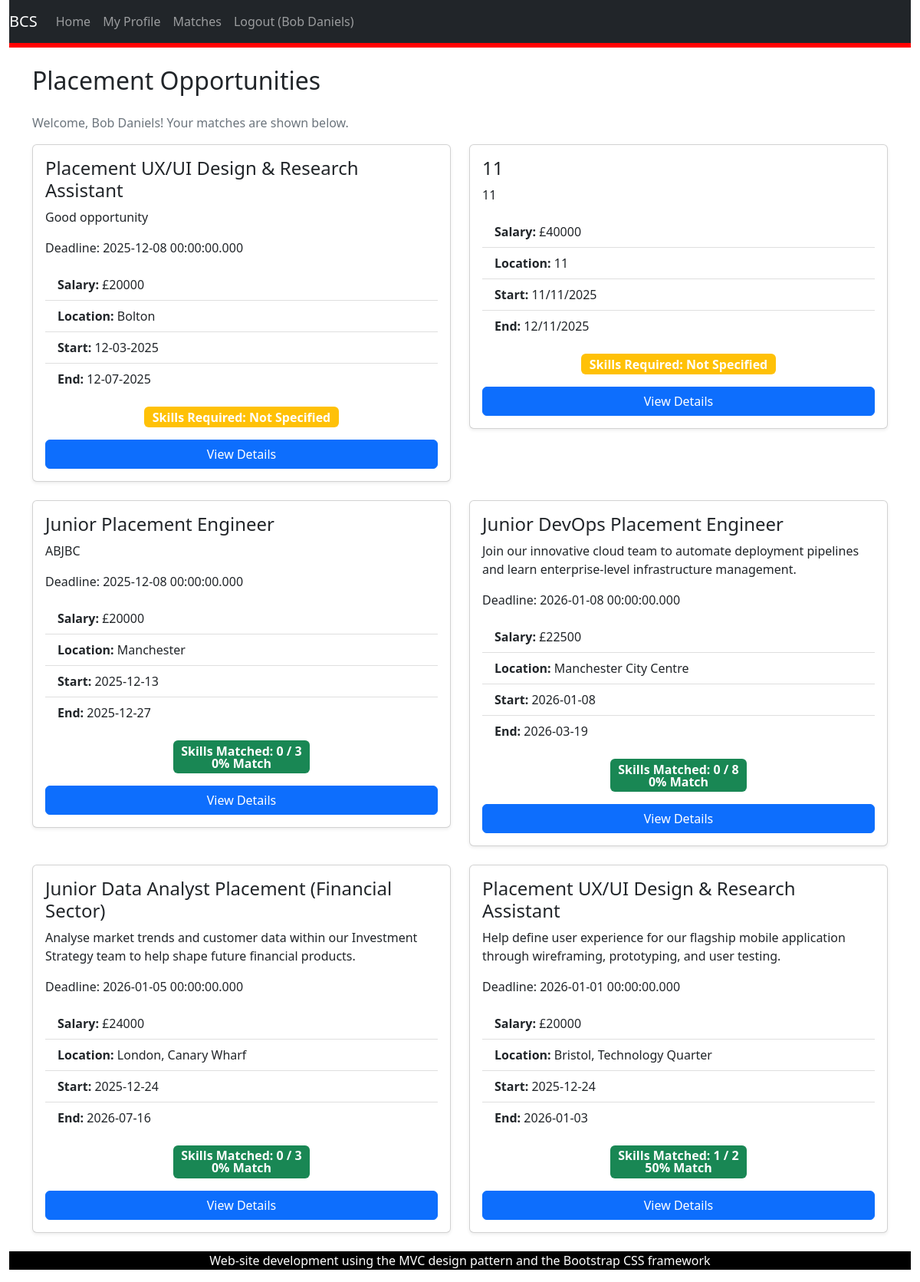
/studentMatches.php (signed in), run on the app's committed database.
### tables this page shows
CREATE TABLE "placement_opportunity"
(
    placement_ID  INTEGER
        primary key autoincrement,
    employer_ID   INTEGER
        references users,
    title         TEXT not null,
    description   TEXT not null,
    salary        INT,
    location      TEXT not null,
    start_date    DATE not null,
    end_date      DATE not null,
    status        TEXT,
    deadline      DATE,
    date_posted   DATE default NULL,
    about_company TEXT,
    what_we_offer TEXT
);

### studentMatches.php (called while the page is built, shortened)
<?php
require_once('Models/StudentDataSet.php');
require_once('Models/PlacementsDataSet.php');
$studentId = $_SESSION['user_id'];
$placementsDataSet = new PlacementsDataSet();
$studentDataSet = new StudentDataSet();
$view = new stdClass();
$view->pageTitle = 'Matched Placements';
$placements = $placementsDataSet->fetchAllPosts();
foreach ($placements as $placement) {
    $placementId = $placement->getPlacementID();
    $counts = $studentDataSet->getSkillMatchCounts($studentId, $placementId);
    $placement->matchedCount = $counts['matched_count'];
    $placement->totalRequired = $counts['total_required'];
    if ($placement->totalRequired > 0) {
        $percentage = round(($placement->matchedCount / $placement->totalRequired) * 100);
    } else {
        $percentage = 0;
    }
    $placement->matchPercentage = $percentage;
}
$view->placements = $placements;
require_once("Views/studentListings.phtml");

### Models/Database.php (called while the page is built, shortened)
<?php
class Database {
    protected static $_dbInstance = null;
    protected $_dbHandle;
    public static function getInstance() {
        if(self::$_dbInstance === null) {
            self::$_dbInstance = new self();
        }
        return self::$_dbInstance;
    }
    private function __construct() {
        try {
            $this->_dbHandle = new PDO("sqlite:identifier.sqlite");
        }
        catch (PDOException $e) {
            echo $e->getMessage();
        }
    }
    public function getdbConnection() {
        return $this->_dbHandle;
    }
}

### Models/PlacementsDataSet.php (called while the page is built, shortened)
<?php
require_once('Database.php');
require_once('PlacementsData.php');
class PlacementsDataSet {
    protected $_dbHandle, $_dbInstance;
    public function __construct() {
        $this->_dbInstance = Database::getInstance();
        $this->_dbHandle = $this->_dbInstance->getdbConnection();
    }
    public function fetchAllPosts() {
        $sqlQuery = 'SELECT * FROM placement_opportunity;';
        $statement = $this->_dbHandle->prepare($sqlQuery);
        $statement->execute();
        $dataSet = [];
        while ($row = $statement->fetch()) {
            $dataSet[] = new PlacementsData($row);
        }
        return $dataSet;
    }
}

### Models/PlacementsData.php (called while the page is built, shortened)
<?php
class PlacementsData {
    protected $placement_id, $employer_id, $title, $description,$salary, $location, $start_date, $end_date, $status, $deadline, $date_posted, $about_company, $what_we_offer;
    public function __construct($dbRow) {
        $this->placement_id = $dbRow['placement_ID'];
        $this->title = $dbRow['title'];
        $this->description = $dbRow['description'];
        $this->salary = $dbRow['salary'];
        $this->location = $dbRow['location'];
        $this->start_date = $dbRow['start_date'];
        $this->end_date = $dbRow['end_date'];
        $this->deadline = $dbRow['deadline'] ?? null;
    }
    public function getPlacementID() {
        return $this->placement_id;
    }
    public function getTitle() {
        return $this->title;
    }
    public function getDescription() {
        return $this->description;
    }
    public function getSalary() {
        return $this->salary;
    }
    public function getLocation() {
        return $this->location;
    }
    public function getStartDate() {
        return $this->start_date;
    }
    public function getEndDate() {
        return $this->end_date;
    }
    public function getDeadline() {
        return $this->deadline;
    }
}

### Models/StudentDataSet.php (called while the page is built, shortened)
<?php
require_once('Database.php');
class StudentDataSet {
    public function __construct() {
        $this->_dbInstance = Database::getInstance();
    }
}

### Views/studentListings.phtml (the view)
<?php require('template/header.phtml'); ?>
    <div class="container mt-4">
        <h2 class="mb-4">Placement Opportunities</h2>
        <p class="text-muted">Welcome, <?= $_SESSION['name'];
            ?>! Your matches are shown below.</p>
        <div class="row">
            <?php
            foreach ($view->placements as $placement) { ?>
                <div class="col-md-6 mb-4">
                    <div class="card shadow-sm">
                        <div class="card-body">
                            <h4 class="card-title"><?= $placement->getTitle();
                                ?></h4>
                            <p class="card-text"><?= $placement->getDescription();
                                ?></p>
                            <?php if ($placement->getDeadline()): ?>
                                <div class="w3-panel w3-red">
                                    <p>Deadline: <?php echo $placement->getDeadline(); ?></p>
                                </div>
                            <?php endif; ?>
                            <ul class="list-group list-group-flush mb-3">
                                <li class="list-group-item"><strong>Salary:</strong> £<?= $placement->getSalary();
                                    ?></li>
                                <li class="list-group-item"><strong>Location:</strong> <?= $placement->getLocation();
                                    ?></li>
                                <li class="list-group-item"><strong>Start:</strong> <?= $placement->getStartDate();
                                    ?></li>
                                <li class="list-group-item"><strong>End:</strong> <?= $placement->getEndDate();
                                    ?></li>
                            </ul>
                            <?php if ($placement->totalRequired > 0): ?>
                                <div class="mb-3 text-center">
                                    <span class="badge bg-success fs-6">
                                        Skills Matched: <?= $placement->matchedCount; ?> / <?= $placement->totalRequired; ?>
                                        <br>
                                        <?= $placement->matchPercentage; ?>% Match
                                    </span>
                                </div>
                            <?php else: ?>
                                <div class="mb-3 text-center">
                                    <span class="badge bg-warning fs-6">
                                        Skills Required: Not Specified
                                    </span>
                                </div>
                            <?php endif; ?>
                            <form action="view_details.php" method="POST">
                                <button type="submit" class="btn btn-primary w-100" name ="view" value="<?php echo $placement->getPlacementID()
                                ?>">
                                    View Details
                                </button>
                            </form>
                        </div>
                    </div>
                </div>
            <?php } ?>
        </div>
    </div>
<?php require('template/footer.phtml');
?>

### data on the page
placement_opportunity: title "Placement UX/UI Design & Research Assistant", description "Good opportunity", deadline "2025-12-08 00:00:00.000", salary "20000", location "Bolton", start_date "12-03-2025", end_date "12-07-2025", shows "Skills Required: Not Specified", $placement->getPlacementID() 1 (drawn)
placement_opportunity: title "11", description "11", salary "40000", location "11", start_date "11/11/2025", end_date "12/11/2025", shows "Skills Required: Not Specified", $placement->getPlacementID() 2 (drawn)
placement_opportunity: title "Junior Placement Engineer", description "ABJBC", deadline "2025-12-08 00:00:00.000", salary "20000", location "Manchester", start_date "2025-12-13", end_date "2025-12-27", matchedCount "0", totalRequired "3", matchPercentage "0", $placement->getPlacementID() 4 (drawn)
placement_opportunity: title "Junior DevOps Placement Engineer", description "Join our innovative cloud team to automate deployment pipelines and learn enterprise-level infrastructure management.", deadline "2026-01-08 00:00:00.000", salary "22500", location "Manchester City Centre", start_date "2026-01-08", end_date "2026-03-19", matchedCount "0", totalRequired "8", matchPercentage "0", $placement->getPlacementID() 5 (drawn)
placement_opportunity: title "Junior Data Analyst Placement (Financial Sector)", description "Analyse market trends and customer data within our Investment Strategy team to help shape future financial products.", deadline "2026-01-05 00:00:00.000", salary "24000", location "London, Canary Wharf", start_date "2025-12-24", end_date "2026-07-16", matchedCount "0", employer_ID "3", employer_ID "0", $placement->getPlacementID() 6 (drawn)
placement_opportunity: title "Placement UX/UI Design & Research Assistant", description "Help define user experience for our flagship mobile application through wireframing, prototyping, and user testing.", deadline "2026-01-01 00:00:00.000", salary "20000", location "Bristol, Technology Quarter", start_date "2025-12-24", end_date "2026-01-03", matchedCount "1", totalRequired "2", matchPercentage "50", $placement->getPlacementID() 7 (drawn)

### other printed values
$_SESSION['name'] "Bob Daniels"
